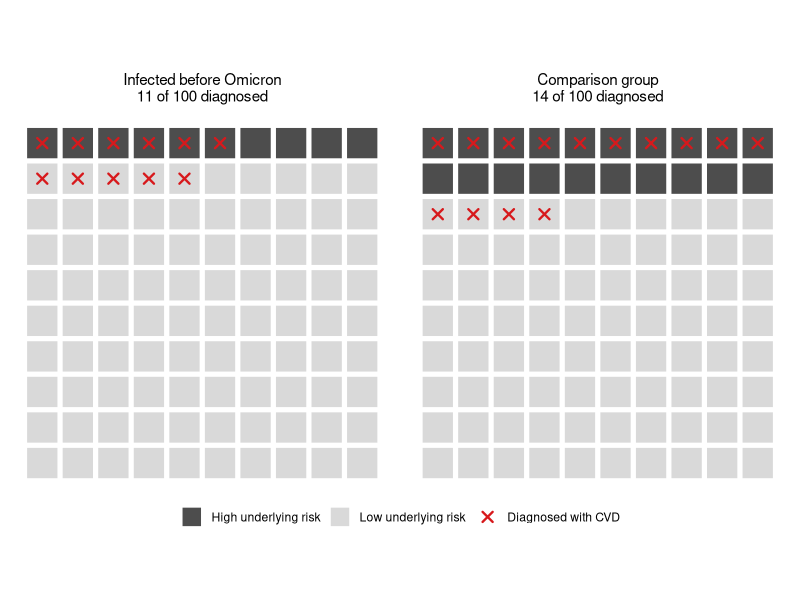
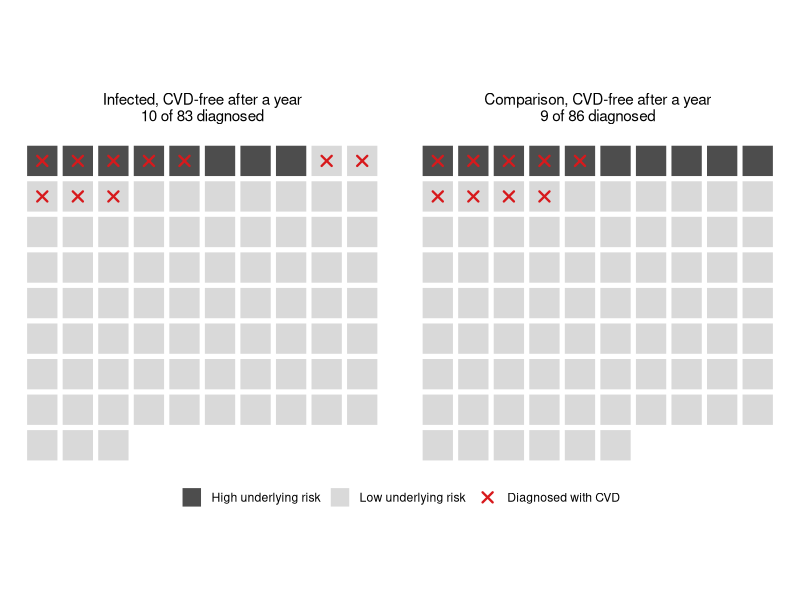
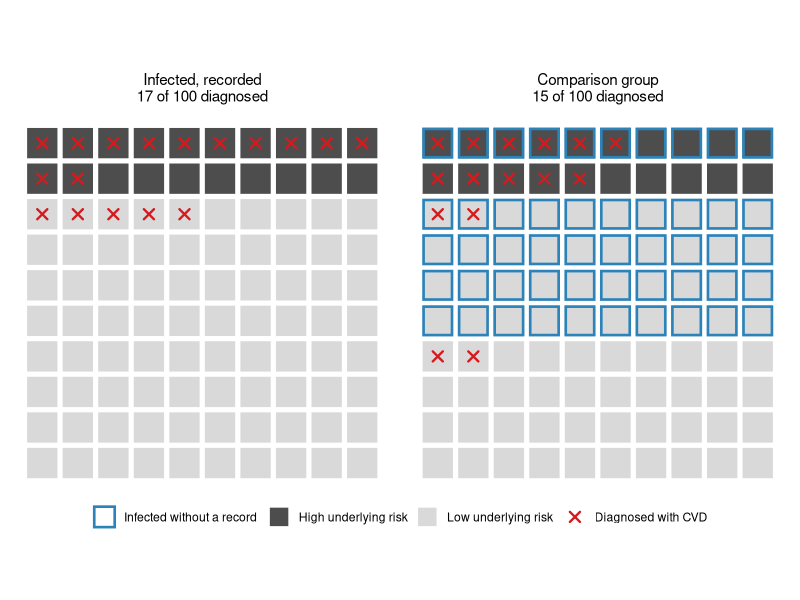
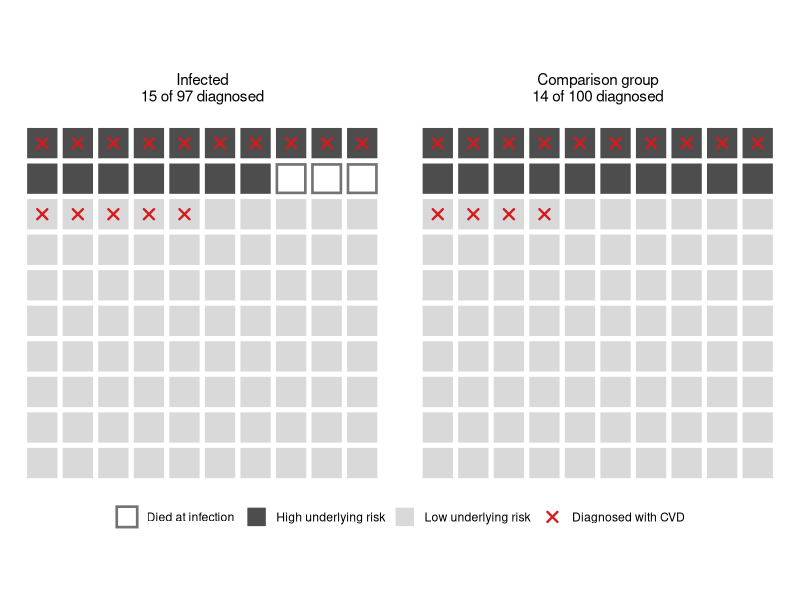

These charts were generated, in order, by the following R code:
# Illustrates, with 100 persons per group, how each source of bias moves a
# ratio of risks. The numbers are illustrative: they show the mechanism, and are
# not simulation output. In every panel infection multiplies each person's
# risk of a CVD diagnosis by 1.2. Over the follow-up, a high-risk person has a
# 50% risk and a low-risk person a 5% risk. Diagnoses per group are those
# risks summed and rounded, halves up.
#
# It draws figures/illustration_selection.png, _depletion, _unrecorded and
# _deaths.
#
# Needs R 4.6 with data.table, ggplot2 and knitr.
# Run it from the repository root with: Rscript Illustrations.R

library(data.table)
library(ggplot2)

# CFG ====
ILL <- list()
ILL$hr <- 1.2
ILL$risk <- c(high = 0.5, low = 0.05)

# PART 1 -- DATA CREATION ====
# A group: n_high and n_low persons, with or without infection. unrec of the
# persons are infected without a record, split over high and low risk in
# proportion. died high-risk persons die at infection before any diagnosis.
group <- function(panel, label, n_high, n_low, infected, unrec = 0L, died = 0L) {
  d <- data.table(risk = rep(c("high", "low"), c(n_high, n_low)))
  d[, id := .I]
  u_high <- round(unrec * n_high / (n_high + n_low))
  d[, unrec := (risk == "high" & id <= u_high) | (risk == "low" & id > n_high & id <= n_high + unrec - u_high)]
  d[, died := risk == "high" & id > n_high - died]
  d[, p := ILL$risk[risk] * fifelse(infected | unrec, ILL$hr, 1)]
  d[died == TRUE, p := 0]
  # Diagnoses: the expected number in each subgroup of risk and unrecorded
  # infection, rounded, given to the first living persons of that subgroup.
  dx_n <- d[died == FALSE, .(n = floor(sum(p) + 0.5)), by = .(risk, unrec)]
  d[, dx := FALSE]
  for (i in seq_len(nrow(dx_n))) {
    ids <- d[risk == dx_n$risk[i] & unrec == dx_n$unrec[i] & died == FALSE, head(id, dx_n$n[i])]
    d[ids, dx := TRUE]
  }
  d[, `:=`(
    panel = panel,
    label = label,
    row = 10L - (id - 1L) %/% 10L,
    col = (id - 1L) %% 10L + 1L
  )]
  return(d[])
}
P <- c(
  sel = "Selection into early infection",
  dep = "Depletion of susceptibles",
  unr = "Unrecorded infections",
  dai = "Deaths at infection"
)
d <- rbind(
  group(P["sel"], "Infected before Omicron", 10L, 90L, TRUE),
  group(P["sel"], "Comparison group", 20L, 80L, FALSE),
  # Year 2 after a year in which the high-risk persons were diagnosed first:
  # the persons still free of CVD at the start of year 2.
  group(P["dep"], "Infected, CVD-free after a year", 8L, 75L, TRUE),
  group(P["dep"], "Comparison, CVD-free after a year", 10L, 76L, FALSE),
  group(P["unr"], "Infected, recorded", 20L, 80L, TRUE),
  group(P["unr"], "Comparison group", 20L, 80L, FALSE, unrec = 50L),
  group(P["dai"], "Infected", 20L, 80L, TRUE, died = 3L),
  group(P["dai"], "Comparison group", 20L, 80L, FALSE)
)
d[, panel := factor(panel, levels = P)]

# PART 2 -- ANALYSIS ====
# The ratio of risks a study would see: diagnoses per person at risk,
# infected against comparison. Persons who died at infection are not at risk.
tab <- d[, .(n = sum(!died), dx = sum(dx)), keyby = .(panel, label)]
tab[, infected := grepl("^Infected", label)]
ratio <- tab[, .(seen = (dx[infected] / n[infected]) / (dx[!infected] / n[!infected])), keyby = panel]

# PART 3 -- OUTPUT ====
print(knitr::kable(tab, format = "pipe"))
print(knitr::kable(ratio, format = "pipe", digits = 2))
dir.create("results", showWarnings = FALSE)
saveRDS(list(tab = tab, ratio = ratio, cfg = ILL), "results/illustrations.rds")

# One figure per panel: the infected group on the left, the comparison group
# on the right.
d[tab, on = .(panel, label), strip := sprintf("%s\n%d of %d diagnosed", label, i.dx, i.n)]
d[, status := fcase(
  died, "Died at infection",
  risk == "high", "High underlying risk",
  default = "Low underlying risk"
)]
FILL <- c("High underlying risk" = "#4d4d4d", "Low underlying risk" = "#d9d9d9", "Died at infection" = "white")
EDGE_COL <- c("Infected without a record" = "#2b83ba", "Died at infection" = "grey45")
FILES <- c(sel = "selection", dep = "depletion", unr = "unrecorded", dai = "deaths")
for (k in names(P)) {
  x <- d[panel == P[k]]
  x[, strip := factor(strip, levels = unique(x[order(-grepl("^Infected", label)), strip]))]
  x[, edge := fcase(unrec, "Infected without a record", died, "Died at infection", default = NA_character_)]
  q <- ggplot(x, aes(col, row))
  q <- q + geom_tile(aes(fill = status), colour = "white", linewidth = 0.8, width = 0.92, height = 0.92)
  if (any(!is.na(x$edge))) {
    q <- q + geom_tile(data = x[!is.na(edge)], aes(colour = edge), fill = NA, linewidth = 0.9, width = 0.8, height = 0.8)
    q <- q + scale_colour_manual(NULL, values = EDGE_COL[unique(x[!is.na(edge), edge])])
  }
  q <- q + geom_point(data = x[dx == TRUE], aes(shape = "Diagnosed with CVD"), size = 2.6, stroke = 1.2, colour = "#d7191c")
  q <- q + scale_fill_manual(NULL, values = FILL, breaks = setdiff(names(FILL)[names(FILL) %in% x$status], "Died at infection"))
  q <- q + scale_shape_manual(NULL, values = 4)
  q <- q + facet_wrap(~strip, nrow = 1)
  q <- q + coord_equal()
  q <- q +
    theme_void(base_size = 11) +
    theme(
      legend.position = "bottom",
      strip.text = element_text(size = 11, margin = margin(b = 4)),
      plot.margin = margin(6, 6, 6, 6)
    )
  ggsave(
    sprintf("figures/illustration_%s.png", FILES[[k]]),
    q,
    width = 195,
    height = 110,
    units = "mm",
    dpi = 180,
    bg = "white"
  )
}
